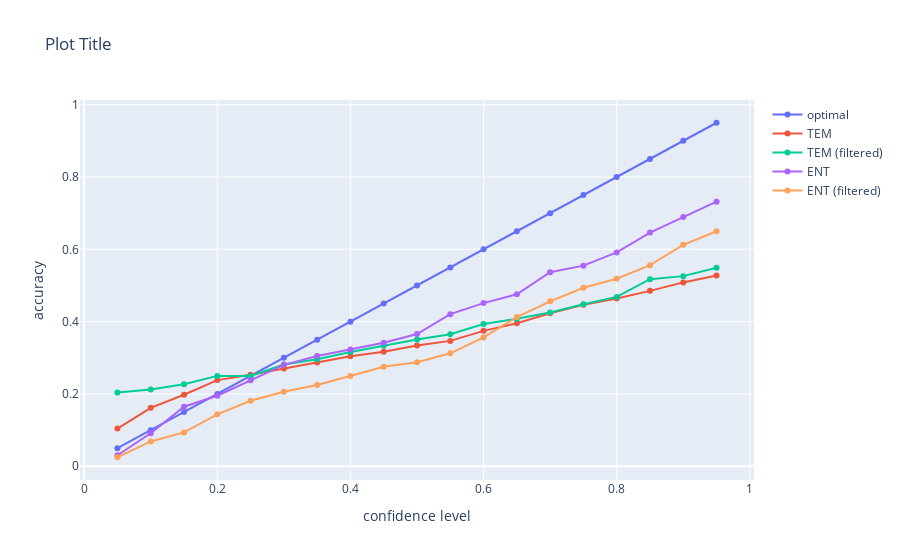

The notebook cell saved with this chart:
### Code cell
import plotly.express as px

fig = go.Figure()
fig.add_trace(go.Scatter(x=confidence_levels, y=confidence_levels, name="optimal"))
fig.add_trace(go.Scatter(x=confidence_levels, y=tem_accuracies, name="TEM"))
fig.add_trace(go.Scatter(x=confidence_levels, y=tem_filtered_accuracies, name="TEM (filtered)"))
fig.add_trace(go.Scatter(x=confidence_levels, y=ent_accuracies, name="ENT"))
fig.add_trace(go.Scatter(x=confidence_levels, y=ent_filtered_accuracies, name="ENT (filtered)"))
fig.update_layout(
    title="Plot Title",
    xaxis_title="confidence level",
    yaxis_title="accuracy",
    legend_title="",
)
fig.show()

### Figure 1 — Plotly figure (JSON) as saved in the notebook; plotly's stock layout.template omitted (floating-point values rounded to 4 significant figures)
{"data": [{"name": "optimal", "x": [0.05, 0.1, 0.15, 0.2, 0.25, 0.3, 0.35, 0.4, 0.45, 0.5, 0.55, 0.6, 0.65, 0.7, 0.75, 0.8, 0.85, 0.9, 0.95], "y": [0.05, 0.1, 0.15, 0.2, 0.25, 0.3, 0.35, 0.4, 0.45, 0.5, 0.55, 0.6, 0.65, 0.7, 0.75, 0.8, 0.85, 0.9, 0.95], "type": "scatter"}, {"name": "TEM", "x": [0.05, 0.1, 0.15, 0.2, 0.25, 0.3, 0.35, 0.4, 0.45, 0.5, 0.55, 0.6, 0.65, 0.7, 0.75, 0.8, 0.85, 0.9, 0.95], "y": [0.1043, 0.1617, 0.1979, 0.2383, 0.2532, 0.2702, 0.2872, 0.3043, 0.317, 0.334, 0.3468, 0.3745, 0.3957, 0.4234, 0.4468, 0.4638, 0.4851, 0.5085, 0.5277], "type": "scatter"}, {"name": "TEM (filtered)", "x": [0.05, 0.1, 0.15, 0.2, 0.25, 0.3, 0.35, 0.4, 0.45, 0.5, 0.55, 0.6, 0.65, 0.7, 0.75, 0.8, 0.85, 0.9, 0.95], "y": [0.204, 0.2126, 0.227, 0.25, 0.25, 0.2816, 0.296, 0.3161, 0.3333, 0.3506, 0.3649, 0.3937, 0.408, 0.4253, 0.4483, 0.4684, 0.5172, 0.5259, 0.5489], "type": "scatter"}, {"name": "ENT", "x": [0.05, 0.1, 0.15, 0.2, 0.25, 0.3, 0.35, 0.4, 0.45, 0.5, 0.55, 0.6, 0.65, 0.7, 0.75, 0.8, 0.85, 0.9, 0.95], "y": [0.03049, 0.09146, 0.1646, 0.1951, 0.2378, 0.2805, 0.3049, 0.3232, 0.3415, 0.3659, 0.4207, 0.4512, 0.4756, 0.5366, 0.5549, 0.5915, 0.6463, 0.689, 0.7317], "type": "scatter"}, {"name": "ENT (filtered)", "x": [0.05, 0.1, 0.15, 0.2, 0.25, 0.3, 0.35, 0.4, 0.45, 0.5, 0.55, 0.6, 0.65, 0.7, 0.75, 0.8, 0.85, 0.9, 0.95], "y": [0.025, 0.06875, 0.09375, 0.1437, 0.1812, 0.2062, 0.225, 0.25, 0.275, 0.2875, 0.3125, 0.3563, 0.4125, 0.4562, 0.4938, 0.5188, 0.5563, 0.6125, 0.65], "type": "scatter"}], "layout": {"title": {"text": "Plot Title"}, "xaxis": {"title": {"text": "confidence level"}}, "yaxis": {"title": {"text": "accuracy"}}, "legend": {"title": {"text": ""}}}}
